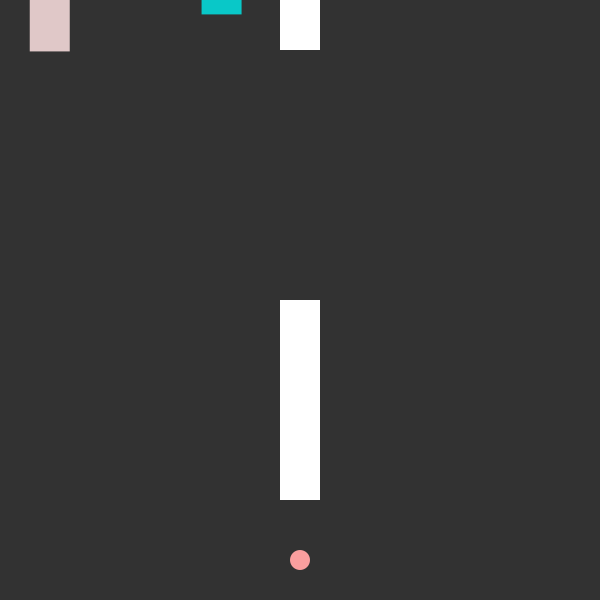
Frame 1 (no input)
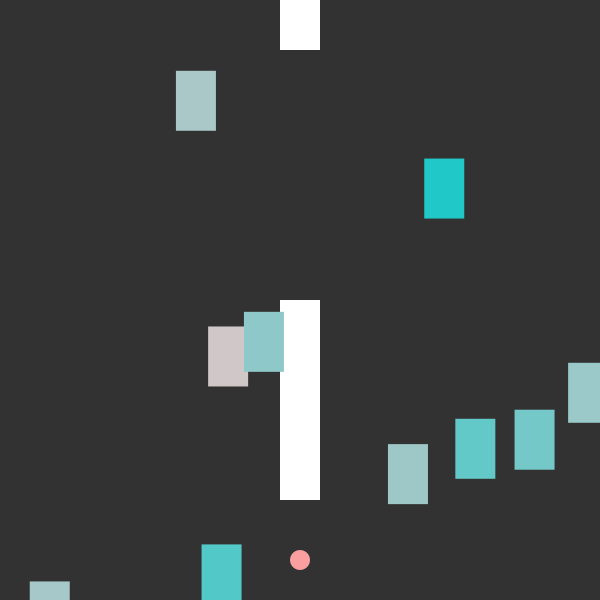
Frame 60 (the mouse pressed at the canvas centre just before this capture)
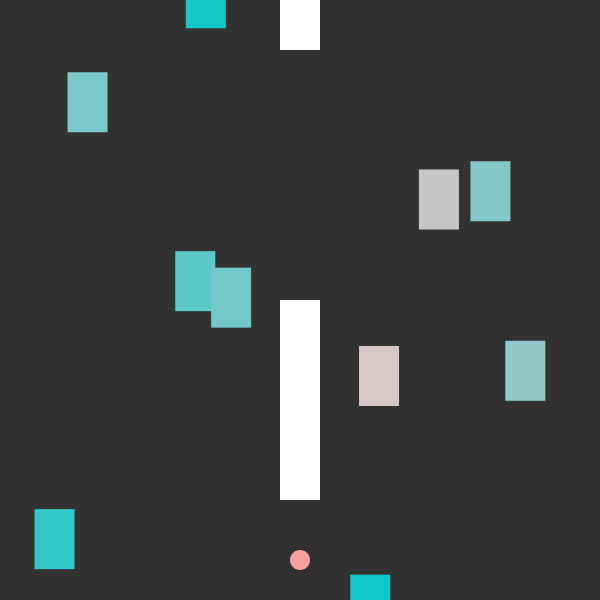
Frame 120 (the mouse held since frame 60 and released just before this capture)

The Processing sketch that drew these frames (run headless with seeded random() and noise(); from frame 60 on, the mouse is pressed at the canvas centre):

// Processing sketch: processing_43066
// ── processing_43066.pde

Traffic c1;
Stickman stickman;

float sx = 0;
float sy = 0;

int numCars = 10;
Traffic[] cars = new Traffic[numCars];


void setup() {
  size(600, 600);
  background(50);
  frameRate(15);
  smooth();
  noStroke();
  for (int i=0;i< cars.length; i++) {
    print(i);
    cars[i]= new Traffic();
    c1=new Traffic();
  }
  stickman = new Stickman(width/2, height-40, 10);
}

void draw() {
  float sx = width/2;
  float sy = height - 40;

  fill(50);
  rect(0, 0, 600, 600);

  fill(255, 255, 255);
  rect(width/2-20, height/2, 40, 200);
  rect(width/2-20, 0, 40, 50);

  for (int i=0;i<cars.length;i++) {

    cars[i].fall();
  }

  stickman.steer();
}

class Traffic {
  float r=random(600);
  float y=random(-height);
  public Traffic() {
  }

  private void fall() {

    y = y + 10;
    colorMode(RGB, 255);
    fill(random(250), 200, 200, 600);

    rect(r, y, 40, 60);

    if (y>height) {
      r=random(600);
      y=random(-200);
    }
  }
}

class Stickman {
  int sx = 0;
  int sy = 0;
  int m = 0;

  public Stickman(int sx, int sy, int m) {
    this.sx=sx;
    this.sy=sy;
    this.m=m;
  }

  public void steer() {
    if (keyPressed) {
      if (keyCode == 38) {
        sy-=3;
      }
      if (keyCode == 37) {
        sx-=3;
      }
      if (keyCode == 39) {
        sx+=3;
      }
      if (keyCode == 40) {
        sy+=3;
      }
    }
    fill(250, 159, 159);
    ellipse(sx, sy, 20, 20);
  }
}

//public void crash(){
  
